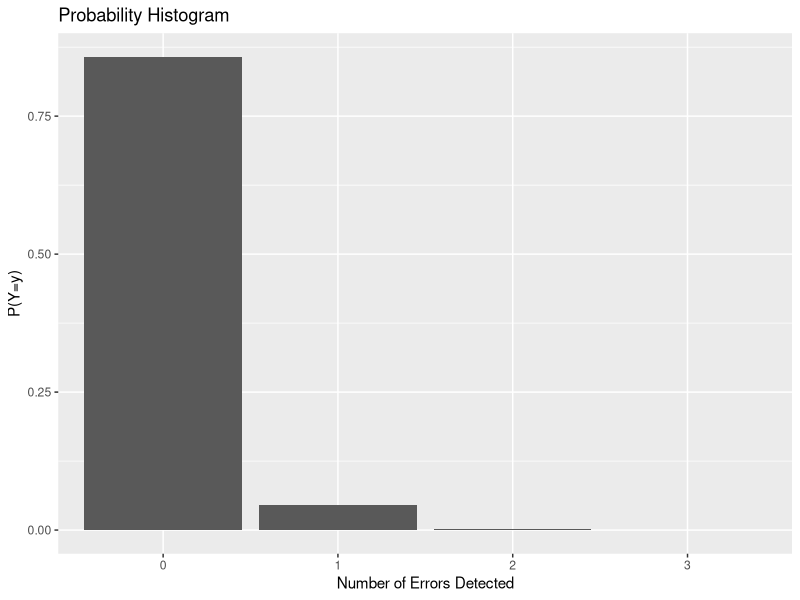

Source code (R):
# Histogram for homework 4
# Problem 3.9 part b

library("ggplot2")

y0 <- (.95)^3
y1 <- (.95)^2 * .05
y2 <- (.95) *(.05)^2
y3 <- (.05)^3
y <- c(y0,y1,y2,y3)
x <- c(0,1,2,3)

df = data.frame(errors=x, prob=y)


hist <- ggplot(df, aes(x = factor(x), y = y), color=y) +
    geom_bar(stat="identity") +
    labs(title = "Probability Histogram") +
    xlab("Number of Errors Detected") +
    ylab("P(Y=y)")

ggsave(filename="hist_prob9.png", plot=hist)
